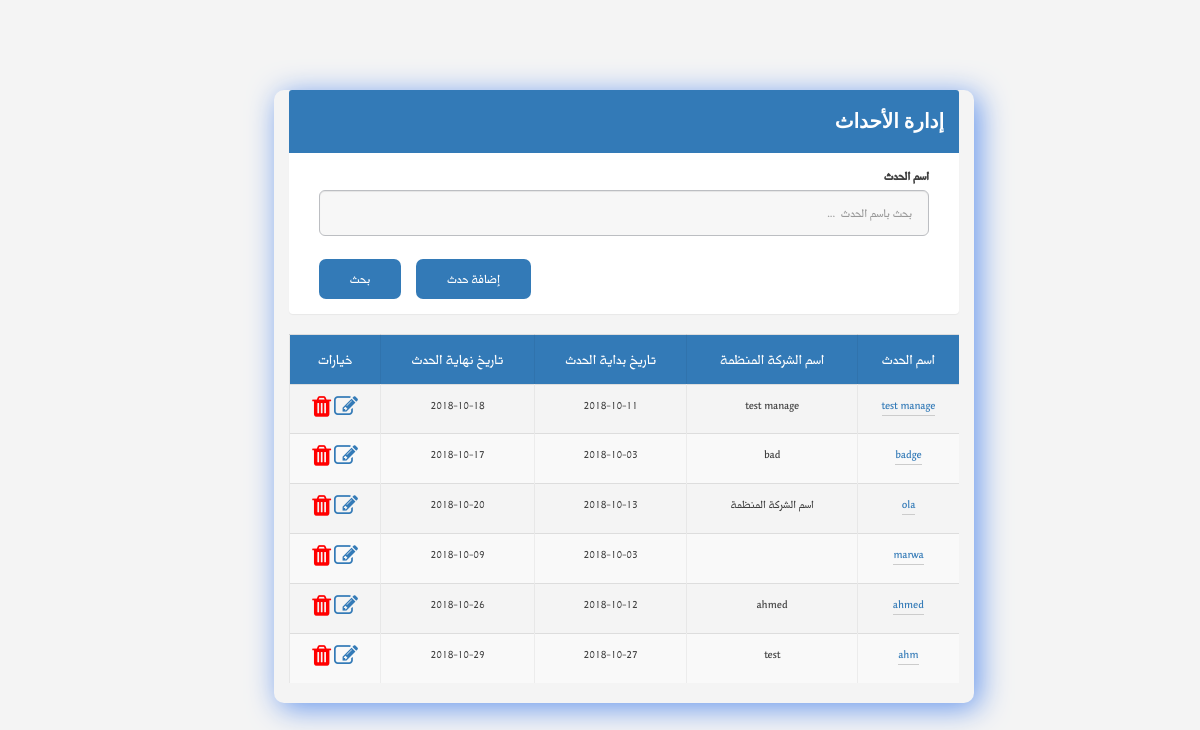
/manageEvent.php (signed in), run on an earlier commit of the app's database.
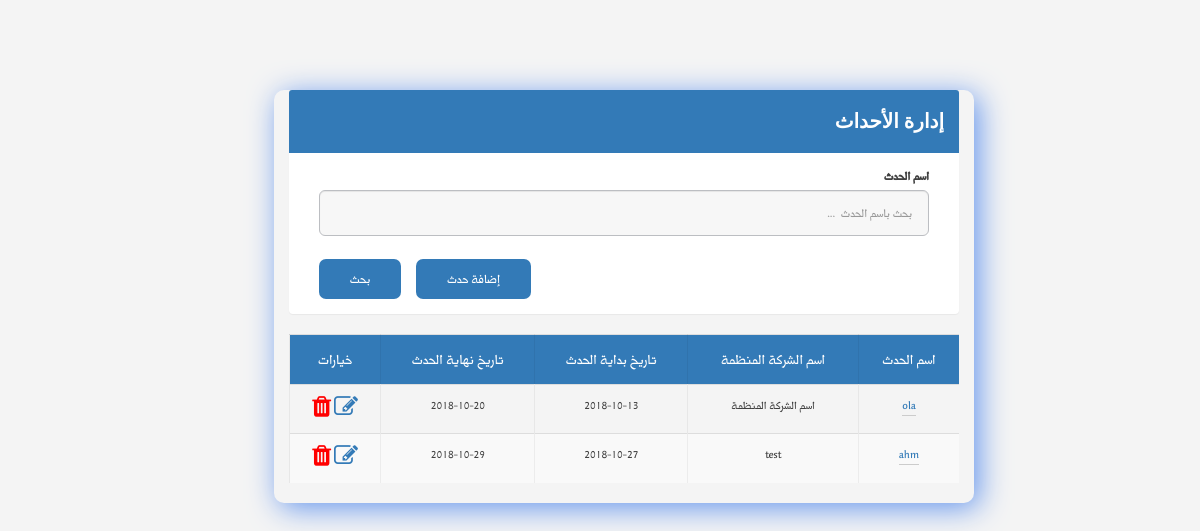
And on a later commit of the database.
### tables this page shows
CREATE TABLE `event` (
  `event_ID` int(5) NOT NULL,
  `name_Event` varchar(30) NOT NULL,
  `descrption_Event` varchar(200) NOT NULL,
  `sartDate_Event` date NOT NULL,
  `endDate_Event` date NOT NULL,
  `location_Event` varchar(30) NOT NULL,
  `organization_name_Event` varchar(30) NOT NULL,
  `eventLink` varchar(140) NOT NULL,
  `maxNumOfAttendee` int(11) NOT NULL,
  `organizer_ID` int(11) NOT NULL,
  `VIPCode` int(5) NOT NULL
);

### manageEvent.php (the view, shortened to what this page needs)
<?php
require_once 'php/connectTosql.php';
$organizerID  = $_SESSION['organizerID'];
if (isset($_GET['eventName']) && $_GET['eventName'] != '') {
 $eventName = $_GET['eventName'];
 $mainQuery = mysqli_query($con, "SELECT * FROM event WHERE organizer_ID = '$organizerID ' AND  name_Event like '%$eventName%' ") or die(mysqli_error($con));
} else {
 $mainQuery = mysqli_query($con, "SELECT * FROM event WHERE organizer_ID = '$organizerID '") or die(mysqli_error($con));
}
?>
<!DOCTYPE html>
<html>
<head>
<link rel="stylesheet" href="https://unpkg.com/purecss@1.0.0/build/pure-min.css">
<link rel="stylesheet" href="css/layouts/custom.css">
<link rel="stylesheet" href="css/font-awesome.min.css">
<link rel="stylesheet" href="css/icon.css">
<link rel="stylesheet" href="css/bootstrap.min.css">
<link rel="stylesheet" href="css/main-rtl.css">
</head>
<body>
  <div class="mainContent">
    <div class="container">
      <div class="panel panel-primary">
        <div class="panel-heading">
          <h4 class="panelTitle">إدارة الأحداث</h4>
        </div>
        <div class="panel-body">
          <form action="manageEvent.php" class="manageEventFrm" method="Get">
            <div class="col-md-12">
              <div class="form-group form-group-lg">
                <label for="eventName" class="control-label"> اسم الحدث</label>
                <input type="text" class="form-control" id="txtEventName" name="eventName" placeholder="بحث باسم الحدث  ..." >
              </div>
            </div>
            <div class="col-md-12">
              <div class="form-group form-group-lg">
                 <input type="submit" value="بحث" name="update" class="btn btn-nor-primary btn-sm">
                 <a class="btn btn-nor-primary btn-sm" href="addEvent.php"> إضافة حدث</a>
              </div>
            </div>
          </form>
        </div>
      </div>
    <table class="table table-striped">
      <tr>
        <th>اسم الحدث</th>
        <th> اسم الشركة المنظمة </th>
        <th> تاريخ بداية الحدث </th>
        <th> تاريخ نهاية الحدث </th>
        <th> خيارات </th>
      </tr>
      <?php
while ($row = mysqli_fetch_array($mainQuery)):
 echo "<tr>";
 echo "<td><a  href='eventDetails.php?eventid=" . $row['event_ID'] . "'>" . $row['name_Event'] . "</a></td>";
 echo "<td>" . $row['organization_name_Event'] . "</td>";
 echo "<td>" . $row['sartDate_Event'] . "</td>";
 echo "<td>" . $row['endDate_Event'] . "</td>";
 echo "<td> <a id='aEditEvent' href='editEvent.php?eventid=" . $row['event_ID'] . "'><span class='fa fa-edit' style='font-size:24px;'></span></a>
				        <a href='#' id='aDeletEvent' class='adelete' data-id=" . $row['event_ID'] . "><span  class=' fa fa-trash' style='font-size:24px;color:red;  '></span> </a></td>
				      </tr>";
 ?>
			      <?php endwhile;?>
    </table>
 </div>
</body>
</html>

### css/layouts/custom.css (style rules this page uses)
* { box-sizing: border-box; }
.mainContent { margin: 0; margin-right: 20%; width: 80%; height: 900px; }
.panel-primary { border-color: #337ab7; border: 0px !important; }
.form-group-lg .form-control { height: 46px; padding: 10px 16px; font-size: 17px !important; line-height: 1.3333333; border-radius: 6px; }
.panelTitle { font-weight: bold; font-size: 20px; font-family: 'Noto Nastaliq Urdu Draft', serif; text-decoration: none; }
.container { position: relative; left: 15%; top: 10%; z-index: 0; border-radius: 10px; box-shadow: 5px 5px 30px cornflowerblue; max-width: 700px; text-align: right; }
::placeholder { text-align: right; }
form .btn { float: left; }
body { margin: 0; }

### css/main-rtl.css (style rules this page uses)
body { background: #f4f4f4 url(../images/bg.jpg) center top no-repeat; background-size: 100% }
html, body { margin: 0; padding: 0 }
body { line-height: 1 }
table { border-collapse: collapse; border-spacing: 0 }
body { font-size: 14px; color: #404040; overflow: auto; margin: 0 auto; padding: 0; font-family: "Midan W20"; direction: rtl; min-width: 320px; max-width: 2200px }
a { text-decoration: none !important }
.form-control { background: #f7f7f7; border: 1px solid #bcbec2; }
.form-group label { font-size: 17px; position: relative; }
.btn, a { transition: all .3s ease; -webkit-transition: all .3s ease; -moz-transition: all .3s ease; -ms-transition: all .3s ease }
.btn-nor-primary, .btn-nor-primary:link, .btn-nor-primary:visited, .btn-nor-primary:focus { background: #337AB7 !important; border: 1px solid transparent; color: #fff !important; border-radius: 7px; margin-right: 15px; font-size: 18px; padding: 0 30px; height: 40px; line-height: 38px; }
.table th, .table td { text-align: right; vertical-align: middle }
.table th { background: #337AB7; color: #FFFFFF; font-weight: 400; font-size: 20px; }
.table th, .table td { padding: 10px !important }
.table td { font-size: 16px; }
.table tr th, .table tr td { border-left: 1px solid rgba(0, 0, 0, .05); text-align: center !important }
.form-group { position: relative; padding-bottom: 8px; }
.table tr td:first-child a, .table tr td:first-child a:visited { color: #337AB7; border-bottom: 1px solid #ccc }
@media (min-width: 992px) { .col-md-1, .col-md-10, .col-md-11, .col-md-12, .col-md-2, .col-md-3, .col-md-4, .col-md-5, .col-md-6, .col-md-7, .col-md-8, .col-md-9 { float: right !important } }

What changed in the data, as far as the page shows it:
no longer on this page (row edited): event: name_Event "test manage", organization_name_Event "test manage", sartDate_Event "2018-10-11", endDate_Event "2018-10-18"
no longer on this page (row edited): event: name_Event "badge", organization_name_Event "bad", sartDate_Event "2018-10-03", endDate_Event "2018-10-17"
no longer on this page (row edited): event: name_Event "marwa", sartDate_Event "2018-10-03", endDate_Event "2018-10-09"
no longer on this page (row edited): event: name_Event "ahmed", organization_name_Event "ahmed", sartDate_Event "2018-10-12", endDate_Event "2018-10-26"
